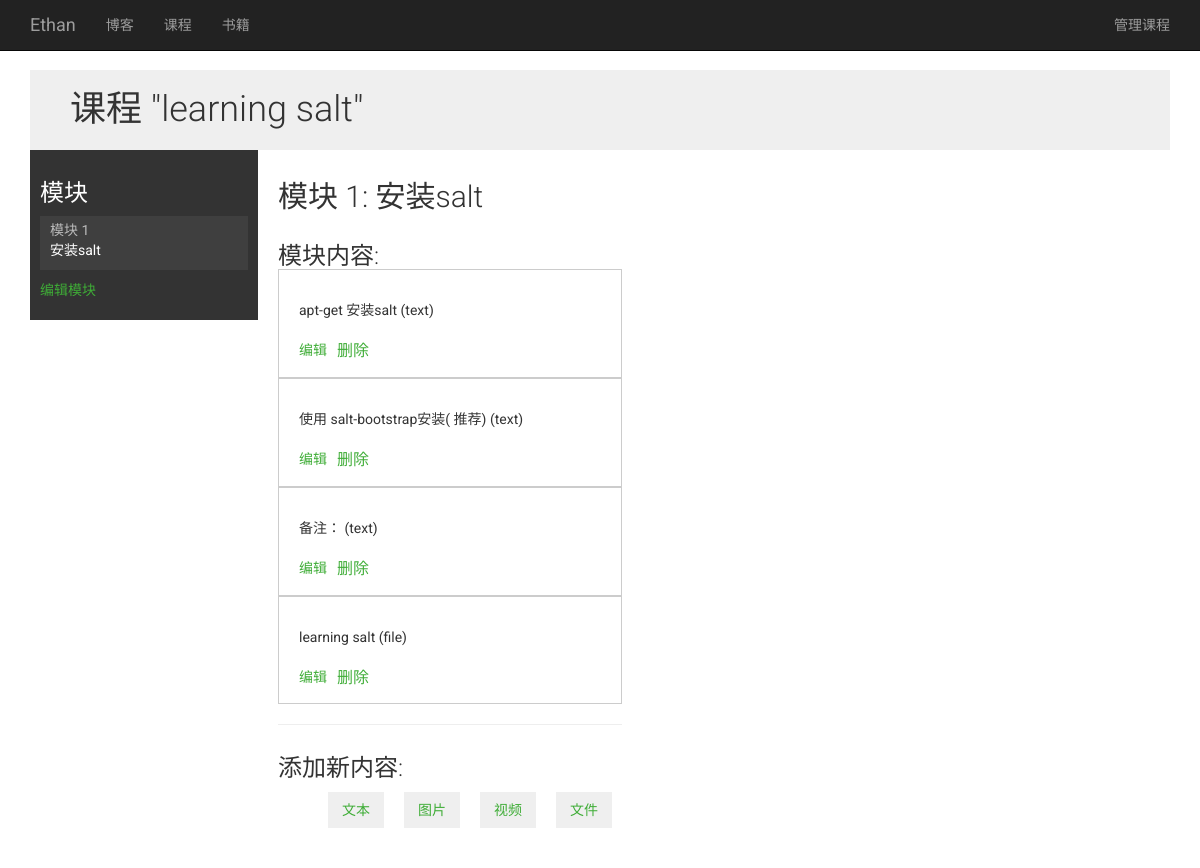
The page /courses/module/7/ (signed in) on the database its author committed.
### courses/models.py (models this page shows, shortened)
class Course(models.Model):
    owner = models.ForeignKey(User, related_name='courses_created')
    subject = models.ForeignKey(Subject, related_name='courses')
    title = models.CharField(max_length=200)
    slug = models.SlugField(max_length=200, unique=True)
    overview = models.TextField()
    created = models.DateTimeField(auto_now_add=True)
    students = models.ManyToManyField(User,
                                      related_name='courses_enrolled',
                                      blank=True)
    class Meta:
        ordering = ('-created',)

class Module(models.Model):
    course = models.ForeignKey(Course, related_name='modules')
    title = models.CharField(max_length=200)
    description = models.TextField(blank=True)
    order = OrderField(blank=True, for_fields=['course'])
    class Meta:
        ordering = ['order']

class Content(models.Model):
    module = models.ForeignKey(Module, related_name='contents')
    order = OrderField(blank=True, for_fields=['module'])
    content_type = models.ForeignKey(ContentType,
                                     limit_choices_to={'model__in':('text',
                                                                    'video',
                                                                    'image',
                                                                    'file')})
    object_id = models.PositiveIntegerField()
    item = GenericForeignKey('content_type', 'object_id')
    class Meta:
        ordering = ['order']

class ItemBase(models.Model):
    owner = models.ForeignKey(User, related_name='%(class)s_related')
    title = models.CharField(max_length=250)
    created = models.DateTimeField(auto_now_add=True)
    updated = models.DateTimeField(auto_now=True)
    class Meta:
        abstract = True
    def __str__(self):
        return self.title

class Text(ItemBase):
    content = models.TextField()

class File(ItemBase):
    file = models.FileField(upload_to='files')

### courses/views.py (the view)
# urls.py: url(r'^module/(?P<module_id>\d+)/$', views.ModuleContentListView.as_view(), name='module_content_list'),
class ModuleContentListView(TemplateResponseMixin, View):
    template_name = 'courses/manage/module/content_list.html'
    def get(self, request, module_id):
        module = get_object_or_404(Module,
                                   id=module_id,
                                   course__owner=request.user)
        return self.render_to_response({'module': module})

### blog/context_processors.py (called while the page is built)
def recent_blog_list(request):
    recent_blogs = Blog.objects.filter(status='p', is_public=True).order_by('-publish_time')[:4]
    categories = Category.objects.all()
    return {'recent_blogs': recent_blogs, 'categories': categories}

### books/context_processors.py (called while the page is built)
def recent_book_list(request):
    recent_books = Book.objects.filter(status='p').order_by('-publish_time')[:4]
    book_categories = Category.objects.all()
    return {'recent_books': recent_books, 'book_categories': book_categories}

### courses/templatetags/course.py (called while the page is built)
@register.filter
def model_name(obj):
    try:
        return obj._meta.model_name
    except AttributeError:
        return None

### courses/templates/courses/manage/module/content_list.html (shortened to what this page needs)
{% extends "courses/educa_base.html" %}
{% load course %}
{% block page_content %}
{% with course=module.course %}
    <h1>课程 "{{ course.title }}"</h1>
    <div class="contents">
        <h3>模块</h3>
        <ul id="modules">
        {% for m in course.modules.all %}
            <li data-id="{{ m.id }}" {% if m == module %}class="selected"{% endif %}>
                <a href="{% url "courses:module_content_list" m.id %}">
                    <span>
                        模块 <span class="order">{{ m.order|add:1 }}</span>
                    </span>
                    <br>
                    {{ m.title }}
                </a>
            </li>
        {% empty %}
            <li>还没有模块.</li>
        {% endfor %}
        </ul>
        <p><a href="{% url "courses:course_module_update" course.id %}">编辑模块</a></p>
    </div>
    <div class="module">
        <h2>模块 {{ module.order|add:1 }}: {{ module.title }}</h2>
        <h3>模块内容:</h3>
        <div id="module-contents">
            {% for content in module.contents.all %}
            <div data-id="{{ content.id }}">
                {% with item=content.item %}
                    <p>{{ item }} ({{ item|model_name }})</p>
                    <a href="{% url "courses:module_content_update" module.id item|model_name item.id %}">编辑</a>
                    <form action="{% url "courses:module_content_delete" content.id %}" method="post">
                        <input type="submit" value="删除">
                    </form>
                {% endwith %}
            </div>
            {% empty %}
                <p>还没有内容.</p>
            {% endfor %}
        </div>
        <hr>
        <h3>添加新内容:</h3>
        <ul class="content-types">
            <li><a href="{% url "courses:module_content_create" module.id "text" %}">文本</a></li>
            <li><a href="{% url "courses:module_content_create" module.id "image" %}">图片</a></li>
            <li><a href="{% url "courses:module_content_create" module.id "video" %}">视频</a></li>
            <li><a href="{% url "courses:module_content_create" module.id "file" %}">文件</a></li>
        </ul>
    </div>
{% endwith %}
{% endblock %}

### courses/static/courses/css/base.css (style rules this page uses)
body { margin:0; font-family:'Roboto', sans-serif; font-weight:400; color:#333; }
a { color:#3fad37; text-decoration:none; }
h1, h2, h3, h4, h5, h6 { font-family:'Roboto', sans-serif; font-weight:300; }
h1 { background:#efefef; width:100%; overflow:auto; padding:20px 0 20px 40px; margin:0; }
.module { overflow:auto; }
.module h3 { margin:30px 0 0; padding:0; width:100%; }
.module p { margin:10px 0 20px; width:100%; float:left; }
.contents { width:20%; padding:10px; float:left; background:#333; color: #fff; font-family:'Roboto', sans-serif; }
.contents ul { list-style:none; margin:0; padding:0; }
.contents ul li { margin:0 0 10px 0; padding:4px 10px 10px; overflow:auto; }
.contents ul li.selected { background:#3f3f3f; }
.contents ul span { text-transform:uppercase; color:#bbb; font-size:14px; }
.contents ul a { display:block; color:#fff; text-decoration:none; }
.module { padding:10px 20px; float:left; }
ul.content-types li { list-style:none; float:left; margin:10px; background:#efefef; padding:8px 14px; }
input, select, textarea { border:1px solid #ccc; border-bottom:3px solid #ccc; padding:8px 12px; font-size:16px; font-family:'Roboto', sans-serif; float:left; clear:both; width:300px; }
input[type=submit], a.button { border-radius:5px; background:#4dcc43; color:#fff; font-size:16px; text-transform:uppercase; border:none; padding:10px 20px; margin:20px 0; }
#module-contents div { padding:20px 20px 4px 20px; border:1px solid #ccc; background:#fff; overflow:auto; }
#module-contents a { float:left; }
#module-contents form { margin:0; padding:0; float:left; }
#module-contents input[type="submit"] { width:auto; background:none; color:#3fad37; margin:0 0 10px 10px; padding:0; text-transform:none; }

### templates/base.html (style rules this page uses)
body { padding-top: 70px; padding-bottom: 20px; }

### rows shown on the page
Course: title "learning salt"
Module: order|add "1", title "安装salt"
Content: item "apt-get 安装salt", item|model_name "text"
Content: item "使用 salt-bootstrap安装( 推荐)", item|model_name "text"
Content: item "备注：", item|model_name "text"
Content: item "learning salt", item|model_name "file"
